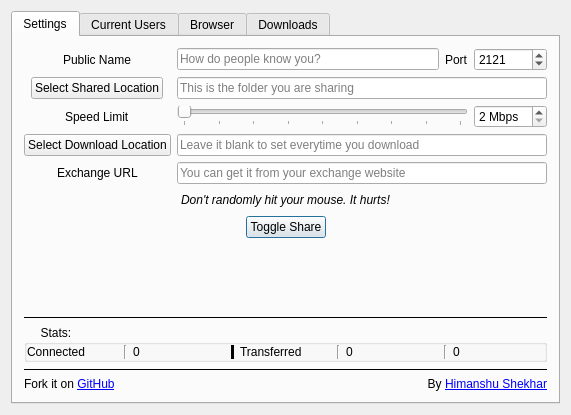
<?xml version="1.0" encoding="UTF-8"?>
<ui version="4.0">
 <class>Dialog</class>
 <widget class="QDialog" name="Dialog">
  <property name="windowModality">
   <enum>Qt::ApplicationModal</enum>
  </property>
  <property name="geometry">
   <rect>
    <x>0</x>
    <y>0</y>
    <width>571</width>
    <height>415</height>
   </rect>
  </property>
  <property name="windowTitle">
   <string>21Lane</string>
  </property>
  <property name="windowIcon">
   <iconset resource="resources.qrc">
    <normaloff>:/images/icon.ico</normaloff>:/images/icon.ico</iconset>
  </property>
  <property name="sizeGripEnabled">
   <bool>false</bool>
  </property>
  <layout class="QHBoxLayout" name="horizontalLayout_4">
   <item>
    <widget class="QTabWidget" name="tabWidget">
     <property name="currentIndex">
      <number>0</number>
     </property>
     <widget class="QWidget" name="settingsTab">
      <attribute name="title">
       <string>Settings</string>
      </attribute>
      <layout class="QVBoxLayout" name="verticalLayout">
       <item>
        <layout class="QGridLayout" name="settingsLayout">
         <item row="0" column="0" alignment="Qt::AlignHCenter">
          <widget class="QLabel" name="publicNameLbl">
           <property name="text">
            <string>Public Name</string>
           </property>
          </widget>
         </item>
         <item row="0" column="1">
          <widget class="QLineEdit" name="publicNameInput">
           <property name="placeholderText">
            <string>How do people know you?</string>
           </property>
          </widget>
         </item>
         <item row="0" column="2">
          <widget class="QLabel" name="portLbl">
           <property name="text">
            <string>Port</string>
           </property>
          </widget>
         </item>
         <item row="0" column="3">
          <widget class="QSpinBox" name="port">
           <property name="minimum">
            <number>1025</number>
           </property>
           <property name="maximum">
            <number>65535</number>
           </property>
           <property name="value">
            <number>2121</number>
           </property>
          </widget>
         </item>
         <item row="1" column="0" alignment="Qt::AlignHCenter">
          <widget class="QPushButton" name="sharedLocationBtn">
           <property name="text">
            <string>Select Shared Location</string>
           </property>
           <property name="autoDefault">
            <bool>false</bool>
           </property>
          </widget>
         </item>
         <item row="2" column="0" alignment="Qt::AlignHCenter">
          <widget class="QLabel" name="speedLimitLbl">
           <property name="text">
            <string>Speed Limit</string>
           </property>
          </widget>
         </item>
         <item row="2" column="3">
          <widget class="QSpinBox" name="speedLimitSpin">
           <property name="suffix">
            <string> Mbps</string>
           </property>
           <property name="minimum">
            <number>2</number>
           </property>
           <property name="maximum">
            <number>10</number>
           </property>
           <property name="singleStep">
            <number>1</number>
           </property>
          </widget>
         </item>
         <item row="3" column="0" alignment="Qt::AlignHCenter">
          <widget class="QPushButton" name="downloadLocationBtn">
           <property name="text">
            <string>Select Download Location</string>
           </property>
           <property name="autoDefault">
            <bool>false</bool>
           </property>
          </widget>
         </item>
         <item row="4" column="0" alignment="Qt::AlignHCenter">
          <widget class="QLabel" name="exchangeURLLbl">
           <property name="text">
            <string>Exchange URL</string>
           </property>
          </widget>
         </item>
         <item row="1" column="1" colspan="3">
          <widget class="QLineEdit" name="sharedLocationInput">
           <property name="placeholderText">
            <string>This is the folder you are sharing</string>
           </property>
          </widget>
         </item>
         <item row="2" column="1" colspan="2">
          <widget class="QSlider" name="speedLimitSlider">
           <property name="minimum">
            <number>2</number>
           </property>
           <property name="maximum">
            <number>10</number>
           </property>
           <property name="singleStep">
            <number>2</number>
           </property>
           <property name="orientation">
            <enum>Qt::Horizontal</enum>
           </property>
           <property name="invertedAppearance">
            <bool>false</bool>
           </property>
           <property name="tickPosition">
            <enum>QSlider::TicksBelow</enum>
           </property>
           <property name="tickInterval">
            <number>1</number>
           </property>
          </widget>
         </item>
         <item row="3" column="1" colspan="3">
          <widget class="QLineEdit" name="downloadLocationInput">
           <property name="placeholderText">
            <string>Leave it blank to set everytime you download</string>
           </property>
          </widget>
         </item>
         <item row="4" column="1" colspan="3">
          <widget class="QLineEdit" name="exchangeURLInput">
           <property name="placeholderText">
            <string>You can get it from your exchange website</string>
           </property>
          </widget>
         </item>
        </layout>
       </item>
       <item>
        <layout class="QHBoxLayout" name="mouseMessageLayout">
         <item>
          <spacer name="horizontalSpacer">
           <property name="orientation">
            <enum>Qt::Horizontal</enum>
           </property>
           <property name="sizeHint" stdset="0">
            <size>
             <width>40</width>
             <height>20</height>
            </size>
           </property>
          </spacer>
         </item>
         <item>
          <widget class="QLabel" name="label_5">
           <property name="font">
            <font>
             <italic>true</italic>
            </font>
           </property>
           <property name="text">
            <string>Don't randomly hit your mouse. It hurts!</string>
           </property>
          </widget>
         </item>
         <item>
          <spacer name="horizontalSpacer_2">
           <property name="orientation">
            <enum>Qt::Horizontal</enum>
           </property>
           <property name="sizeHint" stdset="0">
            <size>
             <width>40</width>
             <height>20</height>
            </size>
           </property>
          </spacer>
         </item>
        </layout>
       </item>
       <item>
        <layout class="QHBoxLayout" name="horizontalLayout_3">
         <item>
          <spacer name="horizontalSpacer_4">
           <property name="orientation">
            <enum>Qt::Horizontal</enum>
           </property>
           <property name="sizeHint" stdset="0">
            <size>
             <width>40</width>
             <height>20</height>
            </size>
           </property>
          </spacer>
         </item>
         <item>
          <widget class="QPushButton" name="toggleShareBtn">
           <property name="text">
            <string>Toggle Share</string>
           </property>
           <property name="default">
            <bool>true</bool>
           </property>
          </widget>
         </item>
         <item>
          <spacer name="horizontalSpacer_3">
           <property name="orientation">
            <enum>Qt::Horizontal</enum>
           </property>
           <property name="sizeHint" stdset="0">
            <size>
             <width>40</width>
             <height>20</height>
            </size>
           </property>
          </spacer>
         </item>
        </layout>
       </item>
       <item>
        <spacer name="verticalSpacer">
         <property name="orientation">
          <enum>Qt::Vertical</enum>
         </property>
         <property name="sizeHint" stdset="0">
          <size>
           <width>20</width>
           <height>40</height>
          </size>
         </property>
        </spacer>
       </item>
       <item>
        <widget class="Line" name="line_6">
         <property name="frameShadow">
          <enum>QFrame::Plain</enum>
         </property>
         <property name="orientation">
          <enum>Qt::Horizontal</enum>
         </property>
        </widget>
       </item>
       <item>
        <widget class="QGroupBox" name="groupBox">
         <property name="styleSheet">
          <string notr="true"/>
         </property>
         <property name="title">
          <string>     Stats:</string>
         </property>
         <layout class="QVBoxLayout" name="verticalLayout_3">
          <property name="spacing">
           <number>0</number>
          </property>
          <property name="leftMargin">
           <number>0</number>
          </property>
          <property name="topMargin">
           <number>0</number>
          </property>
          <property name="rightMargin">
           <number>0</number>
          </property>
          <property name="bottomMargin">
           <number>0</number>
          </property>
          <item>
           <layout class="QHBoxLayout" name="horizontalLayout_8">
            <item>
             <widget class="QLabel" name="connectedStatsLbl">
              <property name="text">
               <string>Connected</string>
              </property>
             </widget>
            </item>
            <item>
             <widget class="Line" name="line_3">
              <property name="orientation">
               <enum>Qt::Vertical</enum>
              </property>
             </widget>
            </item>
            <item>
             <widget class="QLabel" name="stats_connected">
              <property name="text">
               <string>0</string>
              </property>
             </widget>
            </item>
            <item>
             <widget class="Line" name="line">
              <property name="frameShadow">
               <enum>QFrame::Plain</enum>
              </property>
              <property name="lineWidth">
               <number>5</number>
              </property>
              <property name="orientation">
               <enum>Qt::Vertical</enum>
              </property>
             </widget>
            </item>
            <item>
             <widget class="QLabel" name="label_8">
              <property name="text">
               <string>Transferred</string>
              </property>
             </widget>
            </item>
            <item>
             <widget class="Line" name="line_5">
              <property name="orientation">
               <enum>Qt::Vertical</enum>
              </property>
             </widget>
            </item>
            <item>
             <widget class="QLabel" name="stats_files">
              <property name="toolTip">
               <string>&lt;html&gt;&lt;head/&gt;&lt;body&gt;&lt;p&gt;Files&lt;/p&gt;&lt;/body&gt;&lt;/html&gt;</string>
              </property>
              <property name="text">
               <string>0</string>
              </property>
             </widget>
            </item>
            <item>
             <widget class="Line" name="line_4">
              <property name="orientation">
               <enum>Qt::Vertical</enum>
              </property>
             </widget>
            </item>
            <item>
             <widget class="QLabel" name="stats_bytes">
              <property name="toolTip">
               <string>&lt;html&gt;&lt;head/&gt;&lt;body&gt;&lt;p&gt;Data&lt;/p&gt;&lt;/body&gt;&lt;/html&gt;</string>
              </property>
              <property name="text">
               <string>0</string>
              </property>
             </widget>
            </item>
           </layout>
          </item>
         </layout>
        </widget>
       </item>
       <item>
        <widget class="Line" name="line_2">
         <property name="frameShadow">
          <enum>QFrame::Plain</enum>
         </property>
         <property name="orientation">
          <enum>Qt::Horizontal</enum>
         </property>
        </widget>
       </item>
       <item>
        <layout class="QHBoxLayout" name="externalLinksLayout">
         <property name="topMargin">
          <number>0</number>
         </property>
         <property name="bottomMargin">
          <number>0</number>
         </property>
         <item>
          <widget class="QLabel" name="projectLink">
           <property name="text">
            <string>&lt;html&gt;&lt;head/&gt;&lt;body&gt;&lt;p&gt;Fork it on &lt;a href=&quot;https://github.com/21lane/&quot;&gt;&lt;span style=&quot; text-decoration: underline; color:#0000ff;&quot;&gt;GitHub&lt;/span&gt;&lt;/a&gt;&lt;/p&gt;&lt;/body&gt;&lt;/html&gt;</string>
           </property>
          </widget>
         </item>
         <item>
          <widget class="QLabel" name="developerLink">
           <property name="text">
            <string>&lt;html&gt;&lt;head/&gt;&lt;body&gt;&lt;p align=&quot;right&quot;&gt;By &lt;a href=&quot;https://github.com/himanshub16&quot;&gt;&lt;span style=&quot; text-decoration: underline; color:#0000ff;&quot;&gt;Himanshu Shekhar&lt;/span&gt;&lt;/a&gt;&lt;/p&gt;&lt;/body&gt;&lt;/html&gt;</string>
           </property>
          </widget>
         </item>
        </layout>
       </item>
      </layout>
     </widget>
     <widget class="QWidget" name="usersListTab">
      <attribute name="title">
       <string>Current Users</string>
      </attribute>
      <layout class="QVBoxLayout" name="verticalLayout_4">
       <item>
        <layout class="QHBoxLayout" name="horizontalLayout_2">
         <item>
          <widget class="QLabel" name="label">
           <property name="text">
            <string>Double click row to browse</string>
           </property>
          </widget>
         </item>
         <item>
          <spacer name="horizontalSpacer_5">
           <property name="orientation">
            <enum>Qt::Horizontal</enum>
           </property>
           <property name="sizeHint" stdset="0">
            <size>
             <width>148</width>
             <height>20</height>
            </size>
           </property>
          </spacer>
         </item>
         <item>
          <widget class="QPushButton" name="reloadUsersBtn">
           <property name="text">
            <string/>
           </property>
           <property name="icon">
            <iconset resource="resources.qrc">
             <normaloff>:/images/reload.png</normaloff>:/images/reload.png</iconset>
           </property>
          </widget>
         </item>
        </layout>
       </item>
       <item>
        <widget class="QTableWidget" name="userListTable">
         <property name="editTriggers">
          <set>QAbstractItemView::NoEditTriggers</set>
         </property>
         <property name="gridStyle">
          <enum>Qt::DashLine</enum>
         </property>
         <property name="sortingEnabled">
          <bool>true</bool>
         </property>
         <property name="columnCount">
          <number>3</number>
         </property>
         <attribute name="horizontalHeaderMinimumSectionSize">
          <number>20</number>
         </attribute>
         <attribute name="horizontalHeaderStretchLastSection">
          <bool>true</bool>
         </attribute>
         <attribute name="verticalHeaderVisible">
          <bool>false</bool>
         </attribute>
         <attribute name="verticalHeaderDefaultSectionSize">
          <number>30</number>
         </attribute>
         <attribute name="verticalHeaderShowSortIndicator" stdset="0">
          <bool>false</bool>
         </attribute>
         <column>
          <property name="text">
           <string>Index</string>
          </property>
         </column>
         <column>
          <property name="text">
           <string>Shared size</string>
          </property>
          <property name="textAlignment">
           <set>AlignLeading|AlignVCenter</set>
          </property>
         </column>
         <column>
          <property name="text">
           <string>Public Name</string>
          </property>
         </column>
        </widget>
       </item>
      </layout>
     </widget>
     <widget class="QWidget" name="browserTab">
      <attribute name="title">
       <string>Browser</string>
      </attribute>
      <layout class="QVBoxLayout" name="verticalLayout_2">
       <item>
        <layout class="QHBoxLayout" name="horizontalLayout">
         <item>
          <widget class="QPushButton" name="browserHomeBtn">
           <property name="text">
            <string/>
           </property>
           <property name="icon">
            <iconset resource="resources.qrc">
             <normaloff>:/images/home.png</normaloff>:/images/home.png</iconset>
           </property>
          </widget>
         </item>
         <item>
          <widget class="QPushButton" name="browserPrevBtn">
           <property name="text">
            <string/>
           </property>
           <property name="icon">
            <iconset resource="resources.qrc">
             <normaloff>:/images/back.png</normaloff>:/images/back.png</iconset>
           </property>
          </widget>
         </item>
         <item>
          <widget class="QLineEdit" name="browserInput">
           <property name="placeholderText">
            <string>Search / Enter path</string>
           </property>
          </widget>
         </item>
         <item>
          <widget class="QPushButton" name="browserGoBtn">
           <property name="text">
            <string/>
           </property>
           <property name="icon">
            <iconset resource="resources.qrc">
             <normaloff>:/images/go.png</normaloff>:/images/go.png</iconset>
           </property>
          </widget>
         </item>
        </layout>
       </item>
       <item>
        <widget class="QTableWidget" name="browserTable">
         <property name="editTriggers">
          <set>QAbstractItemView::NoEditTriggers</set>
         </property>
         <property name="alternatingRowColors">
          <bool>true</bool>
         </property>
         <property name="gridStyle">
          <enum>Qt::DashLine</enum>
         </property>
         <property name="sortingEnabled">
          <bool>true</bool>
         </property>
         <attribute name="horizontalHeaderStretchLastSection">
          <bool>true</bool>
         </attribute>
         <attribute name="verticalHeaderVisible">
          <bool>false</bool>
         </attribute>
         <column>
          <property name="text">
           <string>Index</string>
          </property>
         </column>
         <column>
          <property name="text">
           <string>Download</string>
          </property>
          <property name="textAlignment">
           <set>AlignCenter</set>
          </property>
         </column>
         <column>
          <property name="text">
           <string>Size</string>
          </property>
          <property name="textAlignment">
           <set>AlignTrailing|AlignVCenter</set>
          </property>
         </column>
         <column>
          <property name="text">
           <string>Type</string>
          </property>
          <property name="textAlignment">
           <set>AlignCenter</set>
          </property>
         </column>
         <column>
          <property name="text">
           <string>Name</string>
          </property>
         </column>
        </widget>
       </item>
      </layout>
     </widget>
     <widget class="QWidget" name="downloadsTab">
      <attribute name="title">
       <string>Downloads</string>
      </attribute>
      <layout class="QVBoxLayout" name="verticalLayout_5">
       <item>
        <widget class="QScrollArea" name="downloadsScrollArea">
         <property name="autoFillBackground">
          <bool>false</bool>
         </property>
         <property name="widgetResizable">
          <bool>true</bool>
         </property>
         <widget class="QWidget" name="downloadsScrollAreaContainer">
          <property name="geometry">
           <rect>
            <x>0</x>
            <y>0</y>
            <width>529</width>
            <height>348</height>
           </rect>
          </property>
          <layout class="QVBoxLayout" name="downloadsLayout">
           <item>
            <spacer name="downloadsVerticalSpacer">
             <property name="orientation">
              <enum>Qt::Vertical</enum>
             </property>
             <property name="sizeHint" stdset="0">
              <size>
               <width>20</width>
               <height>331</height>
              </size>
             </property>
            </spacer>
           </item>
          </layout>
         </widget>
        </widget>
       </item>
      </layout>
     </widget>
    </widget>
   </item>
  </layout>
 </widget>
 <layoutdefault spacing="6" margin="11"/>
 <tabstops>
  <tabstop>publicNameInput</tabstop>
  <tabstop>port</tabstop>
  <tabstop>sharedLocationBtn</tabstop>
  <tabstop>sharedLocationInput</tabstop>
  <tabstop>speedLimitSlider</tabstop>
  <tabstop>speedLimitSpin</tabstop>
  <tabstop>downloadLocationBtn</tabstop>
  <tabstop>downloadLocationInput</tabstop>
  <tabstop>exchangeURLInput</tabstop>
  <tabstop>toggleShareBtn</tabstop>
  <tabstop>reloadUsersBtn</tabstop>
  <tabstop>userListTable</tabstop>
  <tabstop>browserHomeBtn</tabstop>
  <tabstop>browserPrevBtn</tabstop>
  <tabstop>browserInput</tabstop>
  <tabstop>browserGoBtn</tabstop>
  <tabstop>browserTable</tabstop>
  <tabstop>tabWidget</tabstop>
 </tabstops>
 <resources>
  <include location="resources.qrc"/>
 </resources>
 <connections/>
</ui>
